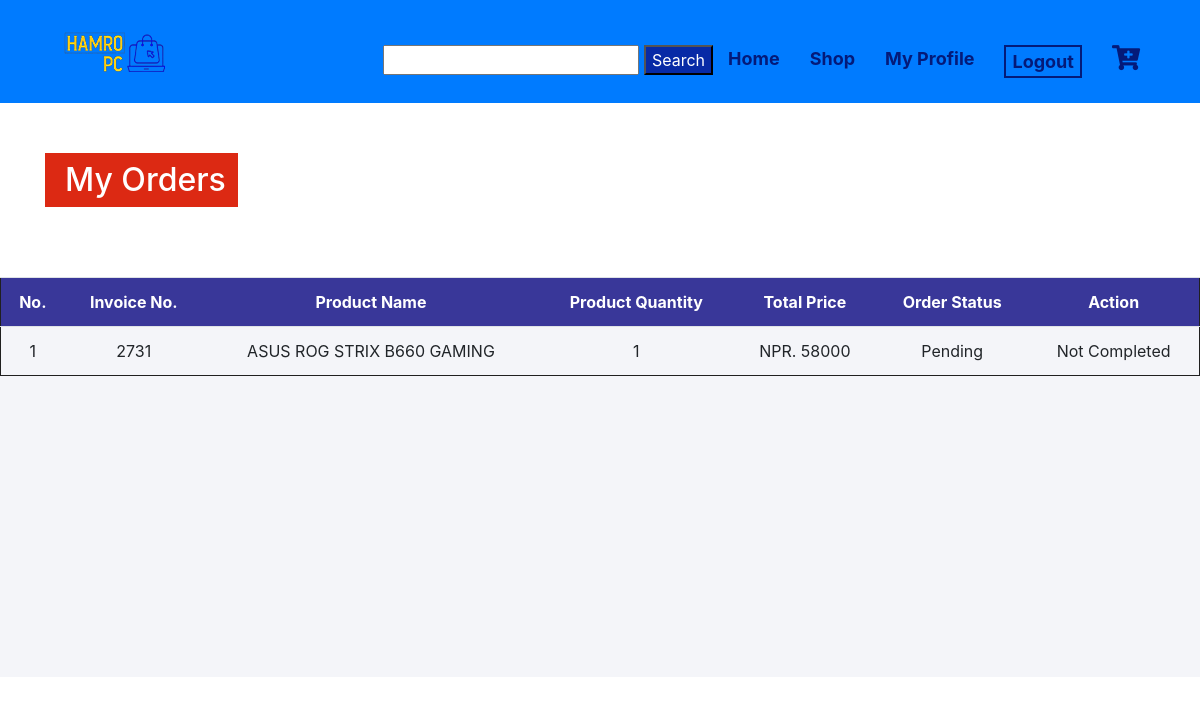
The app's page /myorder (signed in) with its own data.
### tables this page shows
CREATE TABLE `ordertable` (
  `userID` int(11) NOT NULL,
  `productID` int(11) NOT NULL,
  `productQuantity` int(11) NOT NULL,
  `orderdate` varchar(50) NOT NULL,
  `order_progress` varchar(255) NOT NULL,
  `payment` varchar(255) NOT NULL,
  `InvoiceNo` varchar(255) NOT NULL
);

CREATE TABLE `product` (
  `productID` int(11) NOT NULL,
  `name` varchar(100) NOT NULL,
  `price` int(11) NOT NULL,
  `description` varchar(255) NOT NULL,
  `category` varchar(100) NOT NULL,
  `image` varchar(255) NOT NULL,
  `stock` int(150) NOT NULL,
  `prodtype` varchar(255) NOT NULL
);

### myorder.php (the view, shortened to what this page needs)
<?php
include 'connect.php';
?>
<!DOCTYPE html>
<html lang="en">
<head>
    <link rel="stylesheet" href="https://use.fontawesome.com/releases/v5.0.12/css/all.css">
    <link rel="stylesheet" href="https://maxcdn.bootstrapcdn.com/bootstrap/4.0.0/css/bootstrap.min.css">
    <link rel="stylesheet" href="style.css">
    <link rel="stylesheet" href="css/owl.carousel.min.css">
    <link rel="stylesheet" href="css/animate.min.css"> </head>
<body>
<?php
include 'nav.php'
?>
        <?php if(isset($_SESSION['userID'])){ ?>
    <div class="my-profile-area">
        <div class="container">
            <div class="section-title">
                <h2>My Orders</h2> </div>
            </div>
        </div>
        <?php
        $sql = 'select * from ordertable where userID="'.$_SESSION['userID'].'"';
        $result = mysqli_query($link, $sql);
        $count = mysqli_num_rows($result);
        if($count>0){
            ?>
            <div class="table-box">
            <table class="table table-striped-columns">
            <tr>
                        <th>No.</th>
                        <th>Invoice No.</th>
                        <th>Product Name</th>
                        <th>Product Quantity</th>
                        <th>Total Price</th>
                        <th>Order Status</th>
                        <th>Action</th>
                    </tr>
                    <?php
                    $sl=1;
                    $sql = 'select * from ordertable where userID="'.$_SESSION['userID'].'"';
                    $result = mysqli_query($link, $sql);
                    while ($row = mysqli_fetch_assoc($result)) {
                        echo '<tr><td>'.$sl.'</td>';
                        echo '<td>'. $row['userID'] . $row['productID'] . $row['InvoiceNo']. $row['productQuantity']. '</td>';
                        $sql2 = 'select * from product where productID="'.$row['productID'].'"';
                        $result2 = mysqli_query($link, $sql2);
                        $row2 = mysqli_fetch_assoc($result2);
                        echo '<td>'.$row2["name"].'</td>';
                        echo '<td>'.$row["productQuantity"].'</td>';
                        $ordertotal = $row['productQuantity'] * $row2['price'];
                        echo '<td>NPR. '.$ordertotal.'</td>';
                        echo '<td> '.$row["order_progress"].' </td>';?>
                        <td>
                           <?php if($row["order_progress"] == 'Completed'){?>
                        <button class="btn btn-danger">
                            <a href="orderdel.php?orderdeleteid=<?php echo $row['InvoiceNo'];?>" class="text-light" onclick="return confirm('Want To Delete This Order?');">Delete</a>
                            </button></td></tr>
                       <?php $sl = $sl + 1;}else{
                        echo 'Not Completed';
                       }
                    }
                    ?>
            </table>
            </div>
        <?php } else {?>
            <div class="container"><h2>You haven't Ordered AnyThing Yet <br> or <br> You have Deleted Your Order History</h2></div>
        <?php } ?>
    <?php } else {?>
        <div class="fault">
            <h2>Please login first</h2> </div>
    <?php } ?>
</body>
</html>

### style.css (style rules this page uses)
body { margin: 0; padding: 0; }
.my-profile-area { padding-bottom: 40px; }
.table-box { width: 100%; height: 400px; overflow-y: scroll; background: #f4f5f9; }
.table-box table { width: 100%; }
.table-box table, th, td { border: 1px solid #202020; border-collapse: collapse; text-align: left; }
.table-box table th { position: sticky; top: 0; background: rgba(10, 8, 129, 0.8); color: #fff; }
.section-title { padding-top: 50px; }
.section-title h2 { text-align: center; background-color: #DC2913; position: relative; padding: 8px 12px; padding-left: 20px; margin-right: 10%; color: #fff; margin-bottom: 30px; display: inline-block; }
.cart-area .table-bx table tr, th { border: none; padding: 10px 40px; text-align: center; }
.admin-table table tr th, td { size: 50%; border: none; padding: 10px 80px; text-align: center; }
.admin-order table tr th, td { border: none; padding: 10px 80px; text-align: center; }

### records on screen
ordertable: userID "2", productID "73", productQuantity "1", productID.name "ASUS ROG STRIX B660 GAMING", productQuantity.price "58000", order_progress "Pending", shows "Not Completed"
